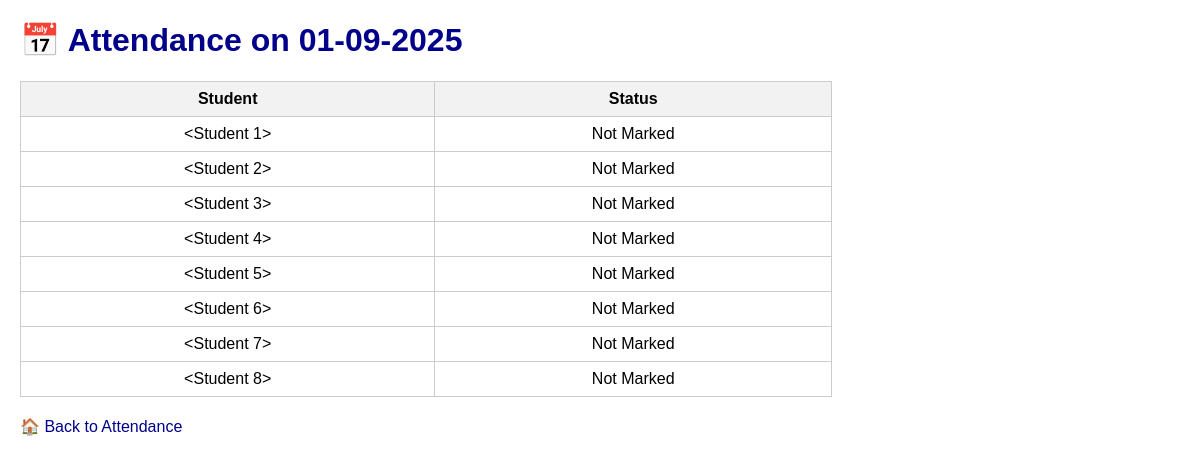
Screenshot of /attendance/01-09-2025 with the database file from the repository.
### attendance_app.py (models this page shows)
class Student(db.Model):
    id = db.Column(db.Integer, primary_key=True)
    name = db.Column(db.String(100), unique=True, nullable=False)

### attendance_app.py (the view)
@app.route("/attendance/<date>")
def view_attendance(date):
    students = Student.query.all()
    records = AttendanceRecord.query.filter_by(date=date).all()
    daily_att = {s.name: "A" for s in students}
    for r in records:
        daily_att[r.student.name] = r.status
    return render_template("daily_attendance.html",
                           date=date,
                           students=students,
                           attendance=daily_att)

### templates/daily_attendance.html (shortened to what this page needs)
<!DOCTYPE html>
<html>
<head>
</head>
<body>
    <h1>📅 Attendance on {{ date }}</h1>
    <table>
        <tr>
            <th>Student</th>
            <th>Status</th>
        </tr>
        {% for s in students %}
        <tr>
            <td>{{ s }}</td>
            <td>
                {% if attendance.get(s) == "P" %}
                    <span class="present">Present ✅</span>
                {% elif attendance.get(s) == "A" %}
                    <span class="absent">Absent ❌</span>
                {% else %}
                    Not Marked
                {% endif %}
            </td>
        </tr>
        {% endfor %}
    </table>
    <a href="{{ url_for('home') }}">🏠 Back to Attendance</a>
</body>
</html>

### templates/daily_attendance.html (style rules this page uses)
body { font-family: Arial; margin: 20px; }
h1 { color: darkblue; }
table { border-collapse: collapse; width: 70%; margin-top: 20px; }
th, td { border: 1px solid #ccc; padding: 8px; text-align: center; }
th { background: #f2f2f2; }
a { text-decoration: none; color: darkblue; margin-top: 20px; display: inline-block; }

### rows the page displays
Student: s "<Student 1>"
Student: s "<Student 2>"
Student: s "<Student 3>"
Student: s "<Student 4>"
Student: s "<Student 5>"
Student: s "<Student 6>"
Student: s "<Student 7>"
Student: s "<Student 8>"

### other values shown
{{ date }} "01-09-2025"
